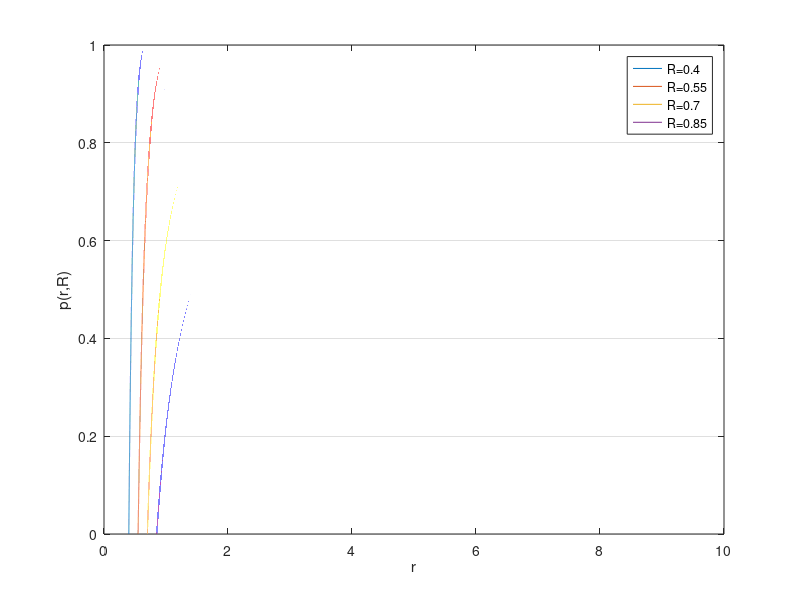

Here is the MATLAB script that generated this plot:
lambda = 0;
R_range = [0.4,0.55,0.7,0.85];        % choice of R
for i = 1:numel(R_range)
    R = R_range(i);     %setting value of R
    alpha = (1/4)*(1-4*R^3)+(3/4)*lambda*(1-3*R^2);
    beta = 1-R^3 + 3*lambda*(1-R^2);
% used to analytically calculate max pressure and the corresponding r
    if alpha > 0
        r_max=((beta/alpha)^(1/3))*R;
        p_max = 1 + R^(-3)*(alpha^4/beta)^(1/3);
    else
        p_max = 1;
        r_max = inf;
    end
    disp([i,r_max,p_max])
% plotting between r=0.5 and 3    
    r = linspace(R_range(i),10,10^6);        % r>R
    results = zeros(1,numel(r)+1);
    for j = 1:(numel(r))
        results(j) = 1 + 4*alpha/(3*r(j)*R^2) - beta*R/(3*r(j)^4);
    end
% below is done to avoid the situation where p_max is not 1 in the range of the plot
    results(numel(r)+1) = 1;        
% normalise the results s.t. p_max-p_min =1 
    normalised_results = normalize(results,'range');    
    plot(r,normalised_results(1:numel(r)), ...
        'DisplayName',['R=' num2str(R_range(i))])
    hold on 
end
set(gca,'YGrid',"on")
xlabel('r'),ylabel('p(r,R)')
hold off
legend


